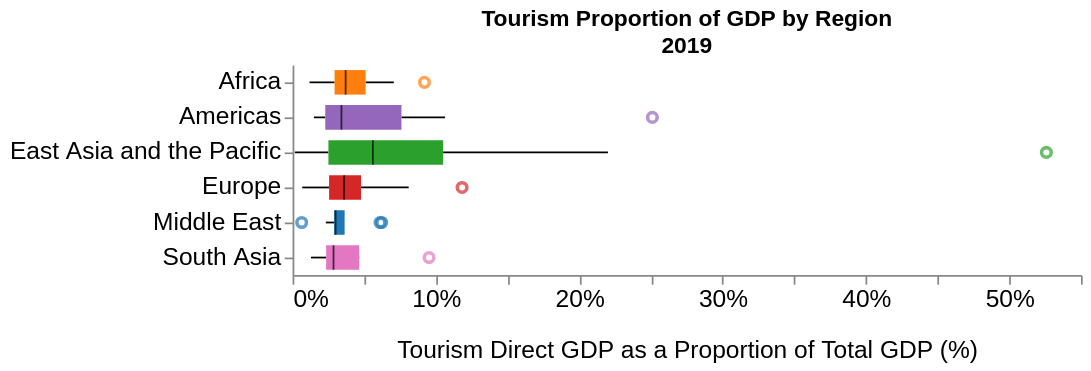

Notebook source saved alongside this figure:
### Code cell
# Box plot, tourism GDP, 2019, by country and region
data = tourism[
        (tourism["year"] == 2019) &
        (tourism["indicator_code"] == "ST_GDP_ZS") &
        (tourism["region"].notna())
    ]

data["value"] = data["value"] / 100

def box_1(df):
    chart = alt.Chart(df).mark_boxplot(median={"color": "black", "strokeWidth": 2}).encode(
        alt.X("value:Q", axis = alt.Axis(format = "%")).title("Tourism Direct GDP as a Proportion of Total GDP (%)"),
        alt.Y("region:N").title(""),
        color = alt.Color("region:N", legend = None, scale = region_scale)
    ).properties(
            title = {
                "text" : [
                        "Tourism Proportion of GDP by Region",
                        "2019"
                ]
            }
    ).configure_axis(
        labelFontSize=14,
        titleFontSize=14
    )

    return chart

# Render chart
box_1(data)
